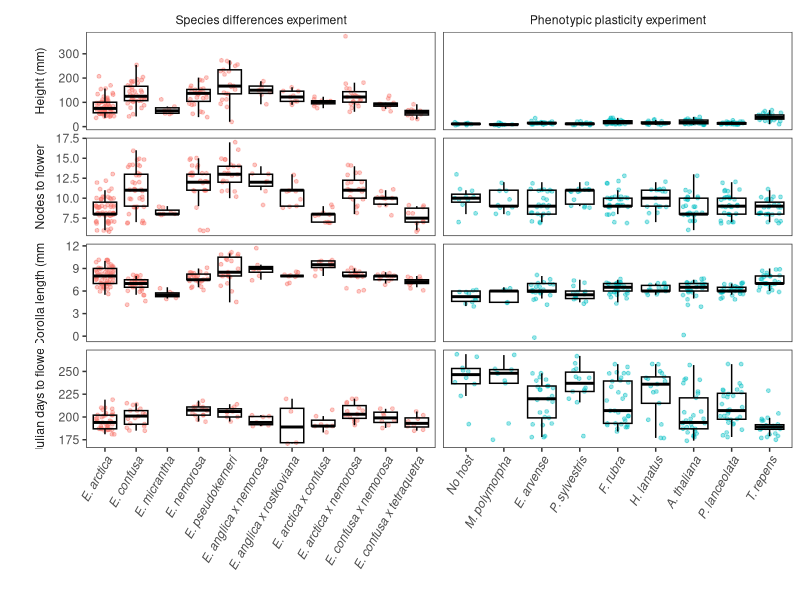
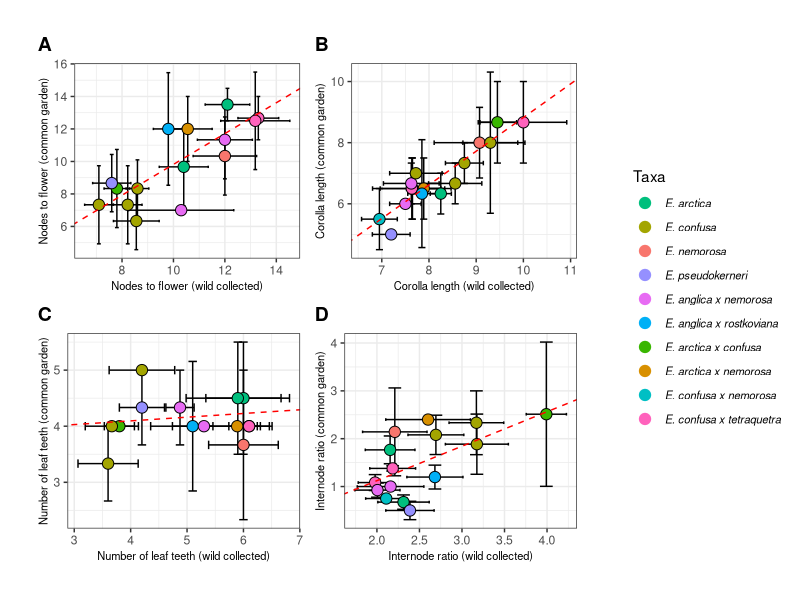

Recreate these plots in R, in order.
# Figures 1 and 2 for the manuscript #
# updated 19.11.19 #
# Max Brown #

library(data.table)
library(ggplot2)
library(cowplot)
library(dplyr)
library(lme4)

# Figure 1 #

# need four traits, julian days to flower, corolla length, nodes to flower, height
manyh <- fread("./Data/Manyhosts.csv")[, .(Experiment = as.factor("Phenotypic plasticity experiment"),
                                            `Host or Species` = Host, 
                                           `Height (mm)` = Height, 
                                           `Nodes to flower` = Nodes_to_flower_inc_coty, 
                                           `Corolla length (mm)` = Standard_corolla_l,
                                           `Julian days to flower` = Julian_days_to_flower)]
manysp <- fread("./Data/Manyspecies.csv")[, .(Experiment = as.factor("Species differences experiment"),
                                              `Host or Species` = Expert_ID_living,
                                              `Height (mm)` = Height, 
                                              `Nodes to flower` = Nodes_to_flower_inc_coty, 
                                              `Corolla length (mm)` = Standard_corolla_l,
                                              `Julian days to flower` = Julian_days_to_flower)]

# need a data table with columns: experiment, Host or species with levels, variable, value

com <- rbind(manyh, manysp)

meltcom <- melt.data.table(data = com, id.vars = c("Experiment", "Host or Species"))

# reorder factor levels for experiment
meltcom$Experiment <- factor(x = meltcom$Experiment, levels = c("Species differences experiment",
                                          "Phenotypic plasticity experiment"))
meltcom$`Host or Species` <- as.factor(meltcom$`Host or Species`)
levels(meltcom$`Host or Species`)[17]<- "No host"
levels(meltcom$`Host or Species`)[16]<- "M. polymorpha"
levels(meltcom$`Host or Species`)[13]<- "E. arvense"
levels(meltcom$`Host or Species`)[18]<- "P. sylvestris"
levels(meltcom$`Host or Species`)[14]<- "F. rubra"
levels(meltcom$`Host or Species`)[15]<- "H. lanatus"
levels(meltcom$`Host or Species`)[1]<- "A. thaliana"
levels(meltcom$`Host or Species`)[19]<- "P. lanceolata"
levels(meltcom$`Host or Species`)[20]<- "T. repens"
levels(meltcom$`Host or Species`)[10] <- "E. confusa x nemorosa"
levels(meltcom$`Host or Species`)[12] <- "E. confusa x tetraquetra"


meltcom$`Host or Species` <- factor(meltcom$`Host or Species`, levels = c( "No host", "M. polymorpha", "E. arvense", "P. sylvestris", "F. rubra",
                                                                       "H. lanatus", "A. thaliana", "P. lanceolata", "T. repens",
                                                                       "E. arctica", "E. confusa", 
                                                                       "E. micrantha", "E. nemorosa", "E. pseudokerneri", 
                                                                       "E. anglica x nemorosa","E. anglica x rostkoviana",
                                                                       "E. arctica x confusa", 
                                                                       "E. arctica x nemorosa",
                                                                       "E. confusa x nemorosa",
                                                                       "E. confusa x tetraquetra"))


figure1 <- ggplot(meltcom, aes(x=`Host or Species`, y=value))+
  geom_point(alpha=0.4, position = position_jitter(width = 0.3),
             size = 1, aes(colour=Experiment))+
  geom_boxplot(alpha=0, col="black")+
  facet_grid(variable ~ Experiment, scales = "free", switch = "y")+
  theme_bw()+
  theme(axis.text.x = element_text(hjust = 1, angle = 60, face = "italic"),
        legend.position = "none",
        strip.background = element_rect(fill = "white", colour="white"),
        strip.text.y = element_text(),
        strip.placement = "outside",
        panel.grid = element_blank())+
  ylab(label = "")+
  xlab(label = "")

ggsave(filename = "Figure1_updated.pdf", plot = figure1, device = "pdf", 
       path = "./Output/",
       width = 7.25, height = 7.25, units = "in")

# Figure 2 #

# we plot the common vs wild data in an intuitive way
# The variables to consider are nodes to flower, corolla length, number of teeth on the lower floral leaf and internode ratio
comwild <- fread("./Data/Wildcommon.csv") # = pope4ecom

tidy.comwild <- data.table::melt.data.table(data = comwild, id.vars = c("Experiment", "E4E", "Species")) # = tidy.pop

# Nodes to flower - updated 19.11.19
tidy.comwild2 <- tidy.comwild[variable == "Nodes to flower inc coty", .(variable, value), by = .(E4E, Experiment, Species)]

sum.tidy.pop <- tidy.comwild2[, .(N=.N,
                  mean = mean(value),
                  sem = sd(value)/sqrt(.N)), by = .(E4E, Experiment, Species, variable)]


common.1 <- filter(sum.tidy.pop, sum.tidy.pop$Experiment == "Common")
wild.1 <- filter(sum.tidy.pop, sum.tidy.pop$Experiment == "Wild")

commonandwild.1<-data.frame(common.1, wild.1)

plot_colours <- data.frame(colour = c("#AEA200", "#00C1A7",
                                      "#00A6FF", "#EF67EB",
                                      "#F8766D", "#DB8E00",
                                      "#64B200", "#00BD5C",
                                      "#B385FF", "#FF63B6"),
                           Species = c("E. arctica", 
                                      "E. confusa",
                                      "E. nemorosa", 
                                      "E. pseudokerneri", 
                                      "E. anglica x nemorosa",
                                      "E. anglica x rostkoviana",
                                      "E. arctica x confusa", 
                                      "E. arctica x nemorosa",
                                      "E. confusa x nemorosa",
                                      "E. confusa x tetraquetra"))
commonandwild.1 <- merge(plot_colours, commonandwild.1, by = c("Species"))


####### Get the legend first

get.legend <- ggplot(commonandwild.1, aes(x=mean,
                                          y=mean.1, 
                                          group = colour))+
  geom_errorbar(aes(ymin = mean.1-2*sem.1, ymax = mean.1+2*sem.1), width = 0.15)+
  geom_errorbarh(aes(xmin = mean-2*sem, xmax = mean+2*sem), width=0.5)+
  geom_point(aes(colour = colour), size=3.5) +
  geom_abline(intercept = coef(lm(mean.1 ~ mean, data = commonandwild.1[-1,]))[1], slope = coef(lm(mean.1 ~ mean, data = commonandwild.1[-1,]))[2], col="red", lty = 2)+
  theme_bw()+
  labs(title = "Nodes to flower")+
  xlab(label = "")+
  ylab(label = "")+
  scale_colour_discrete(name = "Taxa",
                        breaks = c("#AEA200", "#00C1A7",
                                   "#00A6FF", "#EF67EB",
                                   "#F8766D", "#DB8E00",
                                   "#64B200", "#00BD5C",
                                   "#B385FF", "#FF63B6"),
                        labels = c("E. arctica", 
                                   "E. confusa",
                                   "E. nemorosa", 
                                   "E. pseudokerneri", 
                                   "E. anglica x nemorosa",
                                   "E. anglica x rostkoviana",
                                   "E. arctica x confusa", 
                                   "E. arctica x nemorosa",
                                   "E. confusa x nemorosa",
                                   "E. confusa x tetraquetra"))+
  theme(legend.text = element_text(size = 8, face = "italic"))

legendforerrorbars<-get_legend(get.legend)

####### Nodes to flower

plote1<-ggplot(commonandwild.1, aes(x=mean,
                                    y=mean.1))+
  geom_errorbar(aes(ymin = mean.1-2*sem.1, ymax = mean.1+2*sem.1), width = 0.15)+
  geom_errorbarh(aes(xmin = mean-2*sem, xmax = mean+2*sem), width=0.5)+
  geom_point(aes(fill = Species), size=3.5, pch=21) +
  geom_abline(intercept = coef(lm(mean.1 ~ mean, data = commonandwild.1[-1,]))[1], slope = coef(lm(mean.1 ~ mean, data = commonandwild.1[-1,]))[2], col="red", lty = 2)+
  theme_bw()+
  labs(title = "")+
  xlab(label = "Nodes to flower (wild collected)")+
  ylab(label = "Nodes to flower (common garden)")+
  scale_colour_discrete(name = "Taxa",
                        breaks = c("#AEA200", "#00C1A7",
                                   "#00A6FF", "#EF67EB",
                                   "#F8766D", "#DB8E00",
                                   "#64B200", "#00BD5C",
                                   "#B385FF", "#FF63B6"),
                        labels = c("E. arctica", 
                                   "E. confusa",
                                   "E. nemorosa", 
                                   "E. pseudokerneri", 
                                   "E. anglica x nemorosa",
                                   "E. anglica x rostkoviana",
                                   "E. arctica x confusa", 
                                   "E. arctica x nemorosa",
                                   "E. confusa x nemorosa",
                                   "E. confusa x tetraquetra"))+
  theme(legend.position = "none",
        axis.title.x = element_text(size = 8),
        axis.title.y = element_text(size = 8))

# Corolla length

sum.tidy.pop2 <- tidy.comwild[variable == "Standard corolla l"][, .(N = .N,
                                                   mean = mean(value),
                                                   sem = sd(value)/sqrt(.N)), by = .(E4E, Experiment, Species, variable)]

common.2 <- filter(sum.tidy.pop2, sum.tidy.pop2$Experiment == "Common")
wild.2 <- filter(sum.tidy.pop2, sum.tidy.pop2$Experiment == "Wild")

commonandwild.2<-data.frame(common.2, wild.2)

plote2<-ggplot(commonandwild.2, aes(x=mean,
                                    y=mean.1))+
  geom_errorbar(aes(ymin = mean.1-2*sem.1, ymax = mean.1+2*sem.1), width = 0.15, size=0.5)+
  geom_errorbarh(aes(xmin = mean-2*sem, xmax = mean+2*sem), width=0.5, size=0.5)+
  geom_point(aes(fill = Species), size=3.5, pch=21) +
  geom_abline(intercept = coef(lm(mean.1 ~ mean, data = commonandwild.2))[1], 
              slope = coef(lm(mean.1 ~ mean, data = commonandwild.2))[2], col="red", lty = 2)+
  theme_bw()+
  labs(title = "")+
  xlab(label = "Corolla length (wild collected)")+
  ylab(label = "Corolla length (common garden)")+
  scale_colour_discrete(name = "Taxa",
                        breaks = c("#AEA200", "#00C1A7",
                                   "#00A6FF", "#EF67EB",
                                   "#F8766D", "#DB8E00",
                                   "#64B200", "#00BD5C",
                                   "#B385FF", "#FF63B6"),
                        labels = c("E. arctica", 
                                   "E. confusa",
                                   "E. nemorosa", 
                                   "E. pseudokerneri", 
                                   "E. anglica x nemorosa",
                                   "E. anglica x rostkoviana",
                                   "E. arctica x confusa", 
                                   "E. arctica x nemorosa",
                                   "E. confusa x nemorosa",
                                   "E. confusa x tetraquetra"))+
  theme(legend.position = "none",
        axis.title.x = element_text(size = 8),
        axis.title.y = element_text(size = 8))

# Number of leaf teeth on the lower floral leaf

sum.tidy.pop3 <- tidy.comwild[variable == "No. teeth lower floral leaf"][-c(12,23,144,195)][, .(N = .N,
                                                                    mean = mean(value),
                                                                    sem = sd(value)/sqrt(.N)), by = .(E4E, Experiment, Species, variable)]

common.3 <- filter(sum.tidy.pop3, sum.tidy.pop3$Experiment == "Common")
wild.3 <- filter(sum.tidy.pop3, sum.tidy.pop3$Experiment == "Wild")

commonandwild.3 <- data.frame(common.3, wild.3)


plote3<-ggplot(commonandwild.3, aes(x=mean,
                                    y=mean.1))+
  geom_errorbar(aes(ymin = mean.1-2*sem.1, ymax = mean.1+2*sem.1), width = 0.15, size=0.5)+
  geom_errorbarh(aes(xmin = mean-2*sem, xmax = mean+2*sem), width=0.5, size=0.5)+
  geom_point(aes(fill = Species), size=3.5, pch=21) +
  geom_abline(intercept = coef(lm(mean.1 ~ mean, data = na.omit(commonandwild.3)))[1], 
              slope = coef(lm(mean.1 ~ mean, data = na.omit(commonandwild.3)))[2], col="red", lty = 2)+
  theme_bw()+
  labs(title = "")+
  xlab(label = "Number of leaf teeth (wild collected)")+
  ylab(label = "Number of leaf teeth (common garden)")+
  scale_colour_discrete(name = "Taxa",
                        breaks = c("#AEA200", "#00C1A7",
                                   "#00A6FF", "#EF67EB",
                                   "#F8766D", "#DB8E00",
                                   "#64B200", "#00BD5C",
                                   "#B385FF", "#FF63B6"),
                        labels = c("E. arctica", 
                                   "E. confusa",
                                   "E. nemorosa", 
                                   "E. pseudokerneri", 
                                   "E. anglica x nemorosa",
                                   "E. anglica x rostkoviana",
                                   "E. arctica x confusa", 
                                   "E. arctica x nemorosa",
                                   "E. confusa x nemorosa",
                                   "E. confusa x tetraquetra"))+
  theme(legend.position = "none",
        axis.title.x = element_text(size = 8),
        axis.title.y = element_text(size = 8))

# Leaf ratio

sum.tidy.pop4 <- tidy.comwild[variable == "Cauline internode leaf ratio"][-c(83, 144, 23, 12)][, .(N = .N,
                                                                              mean = mean(value),
                                                                              sem = sd(value)/sqrt(.N)), by = .(E4E, Experiment, Species, variable)]

common.4 <- filter(sum.tidy.pop4, sum.tidy.pop4$Experiment == "Common")
wild.4 <- filter(sum.tidy.pop4, sum.tidy.pop4$Experiment == "Wild")

commonandwild.4 <- data.frame(common.4, wild.4)


plote4<-ggplot(commonandwild.4, aes(x=mean,
                                    y=mean.1))+
  geom_errorbar(aes(ymin = mean.1-2*sem.1, ymax = mean.1+2*sem.1), width = 0.15, size=0.5)+
  geom_errorbarh(aes(xmin = mean-2*sem, xmax = mean+2*sem), width=0.5, size=0.5)+
  geom_point(aes(fill = Species), size=3.5, pch=21) +
  geom_abline(intercept = coef(lm(mean.1 ~ mean, data = na.omit(commonandwild.4)))[1], 
              slope = coef(lm(mean.1 ~ mean, data = na.omit(commonandwild.4)))[2], col="red", lty = 2)+
  theme_bw()+
  labs(title = "")+
  xlab(label = "Internode ratio (wild collected)")+
  ylab(label = "Internode ratio (common garden)")+
  scale_colour_discrete(name = "Taxa",
                        breaks = c("#AEA200", "#00C1A7",
                                   "#00A6FF", "#EF67EB",
                                   "#F8766D", "#DB8E00",
                                   "#64B200", "#00BD5C",
                                   "#B385FF", "#FF63B6"),
                        labels = c("E. arctica", 
                                   "E. confusa",
                                   "E. nemorosa", 
                                   "E. pseudokerneri", 
                                   "E. anglica x nemorosa",
                                   "E. anglica x rostkoviana",
                                   "E. arctica x confusa", 
                                   "E. arctica x nemorosa",
                                   "E. confusa x nemorosa",
                                   "E. confusa x tetraquetra"))+
  theme(legend.position = "none",
        axis.title.x = element_text(size = 8),
        axis.title.y = element_text(size = 8))

figure2<-plot_grid(plote1, plote2, plote3, plote4, labels = "AUTO")
# needs small amount of tweaking but basically there
figure2 <- plot_grid(figure2, legendforerrorbars, rel_widths = c(1, 0.3), scale = 0.9)

ggsave(filename = "Figure2_updated.pdf", plot = figure2, device = "pdf", 
       path = "./Output/",
       width = 7.25, units = "in", useDingbats=FALSE)